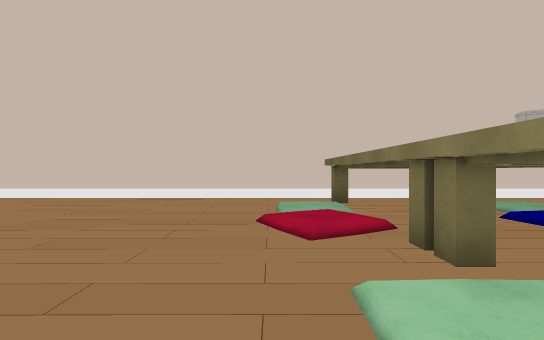
[1] (above)

24 first-person views from a walk through a scene from a Unity 3-D project. The camera is 1.4 m above the floor, looks level and sees 85° across. The floor is counted in squares, 2 m on a side. Each view is taken from the middle of a square. On the plan, view 1 faces up. The plan holds only what a view shows up to about 10 squares ahead; the rest is blank. The place goes on beyond the plan. The player is left out. Some surface patterns are stand-ins.

[2]
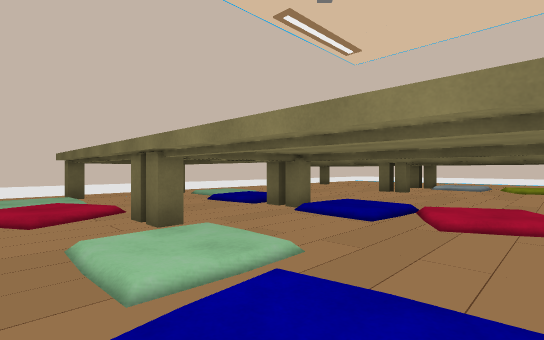

[3]
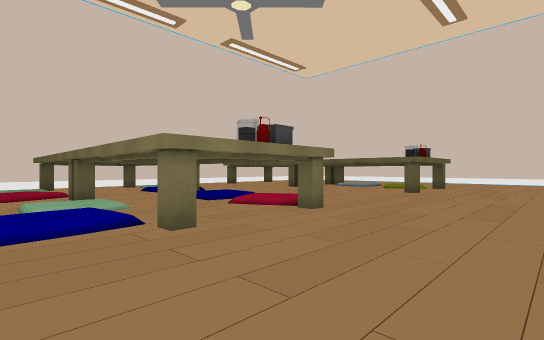

[4]
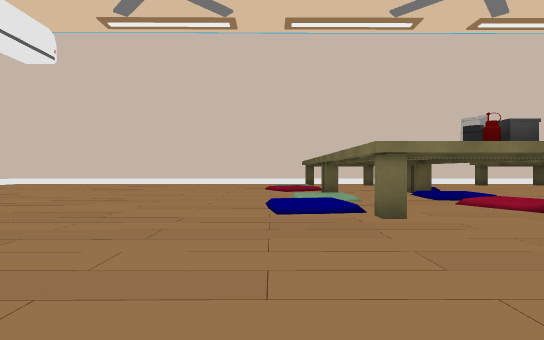

[5]
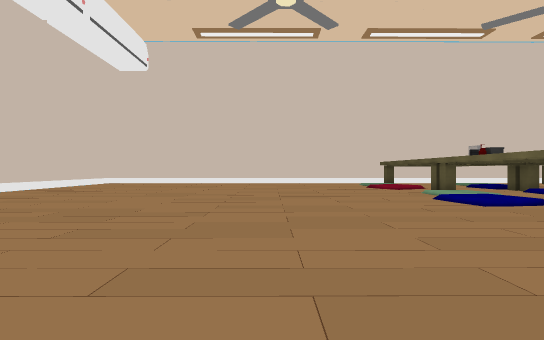

[6]
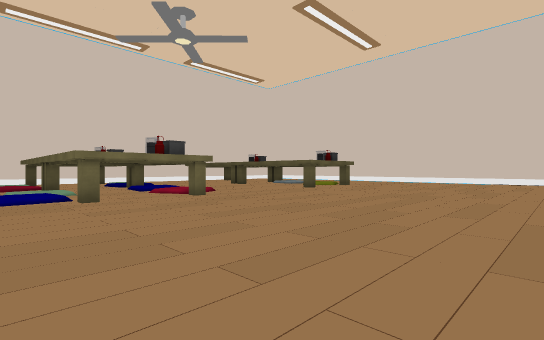

[7]
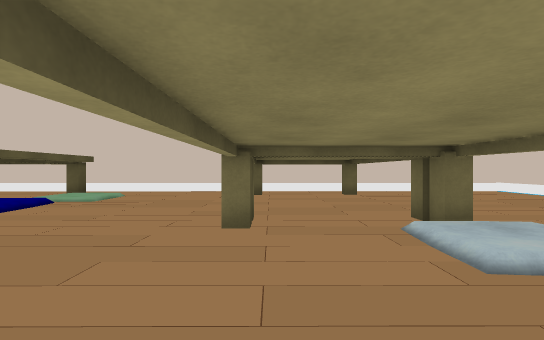

[8]
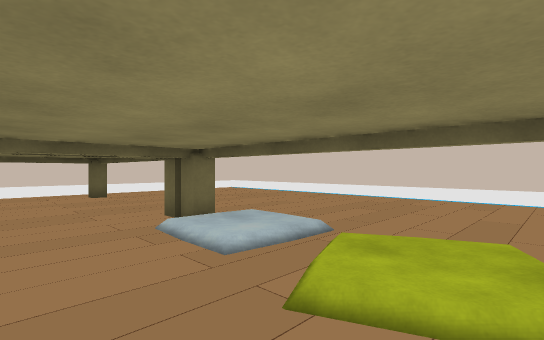

[9]
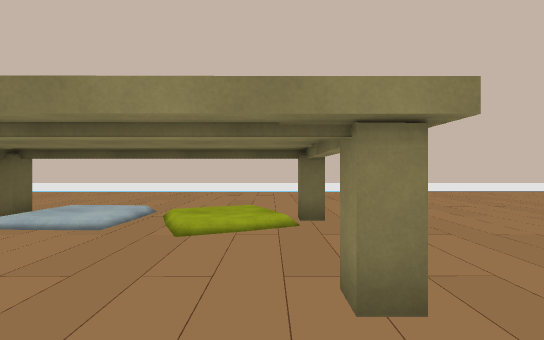

[10]
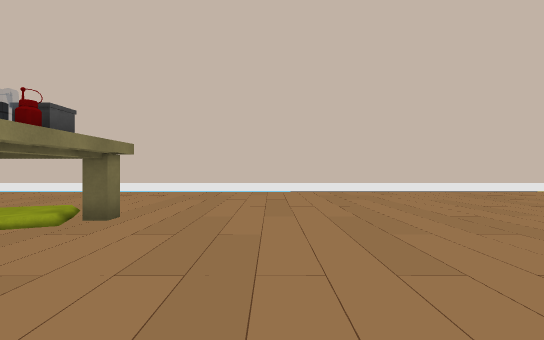

[11]
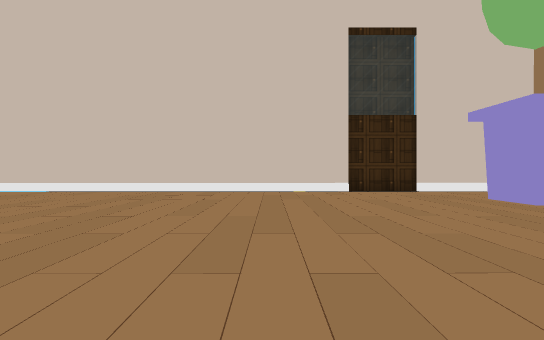

[12]
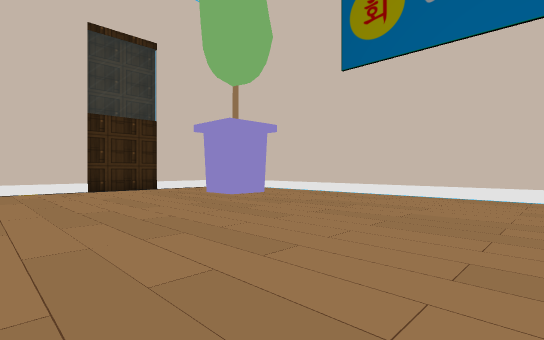

[13]
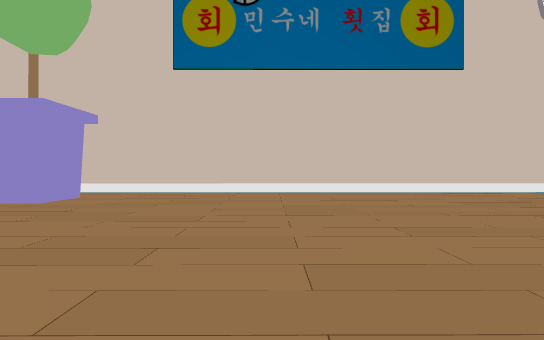

[14]
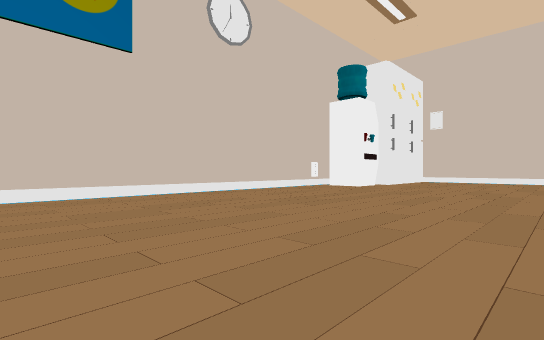

[15]
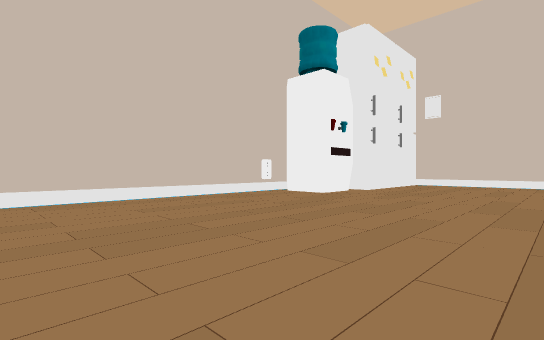

[16]
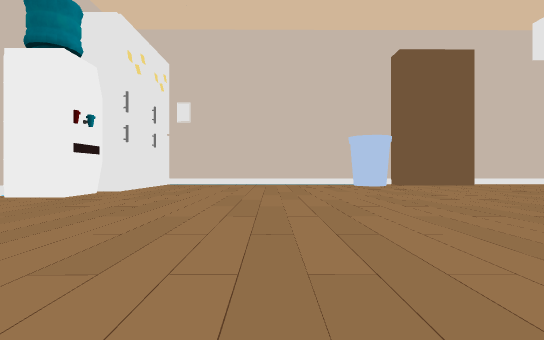

[17]
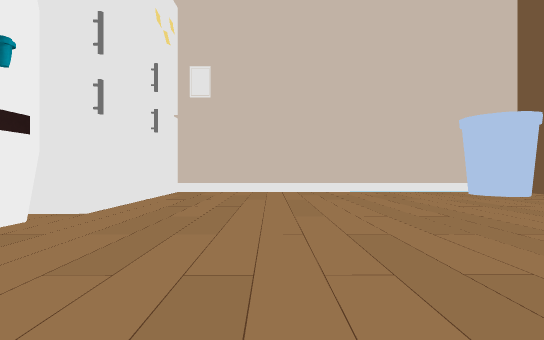

[18]
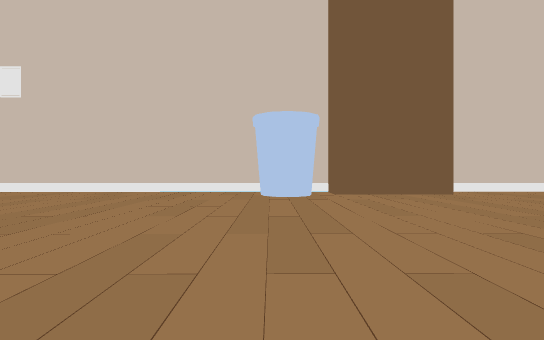

[19]
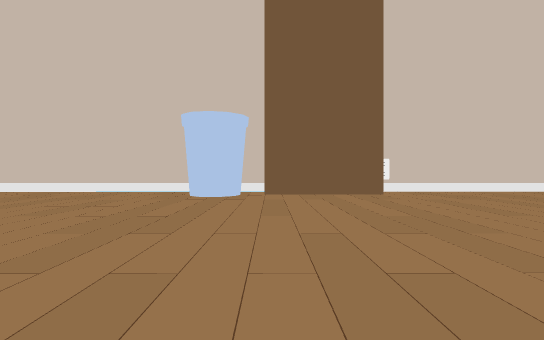

[20]
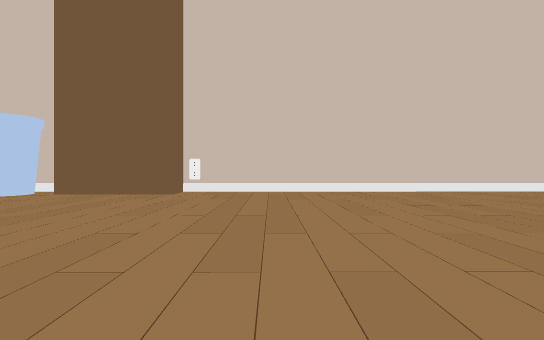

[21]
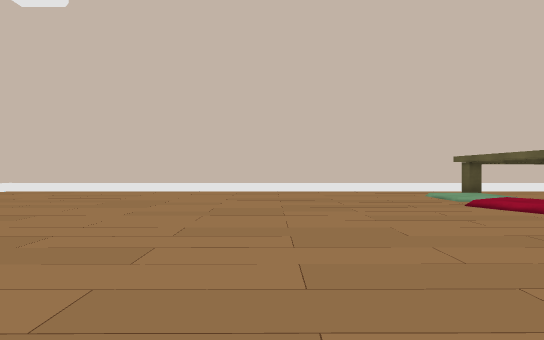

[22]
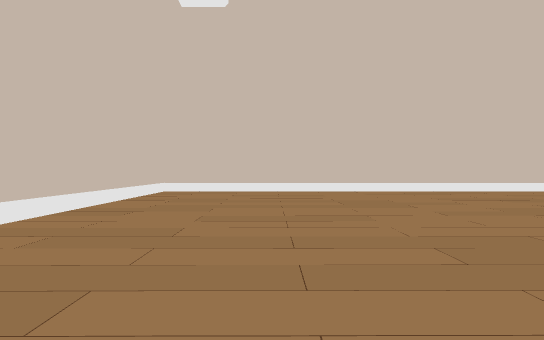

[23]
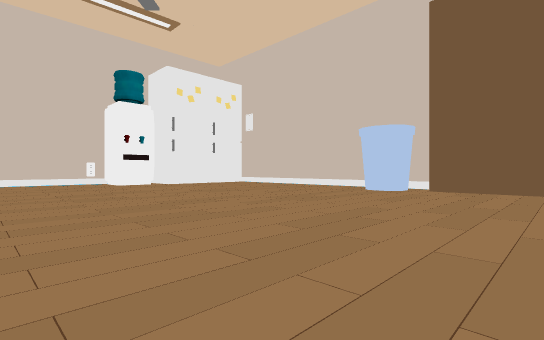

[24]
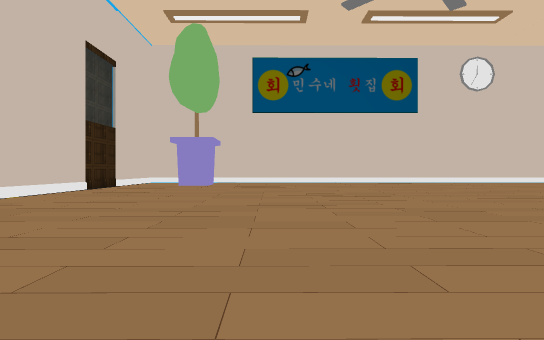

### Floor plan
Key: @ floor where view 1 was taken; # wall or solid block; . main floor; : floor 0.25 m higher than the main floor; / step, stairs or slope; = window, fence, low wall or low ledge; T thing the floor can be seen under or through.
Columns run from 13 left of view 1 to 18 right of it. Each row starts with its distance up from view 1.
  9 ################################
  8 #..................... ........#
  7 #............//#..#/...........#
  6 #............/:...:/...........#
  5 #............//../#............#
  4 #............//#./ ............#
  3 #..............#.#T....#.#.....#
  2 #.............//./ ......:/....#
  1 #.............:/./ ......//....#
  0 #............@:../ ...../:/....#
 -1 #............//../T......//....#
 -2 #..............#.......#.#.....#
 -3 #..............................#
 -4 #..............................#
 -5 ##.............................#
 -6 #:.............................#
 -7 #:.............................#
 -8 ##.............................#
 -9 ###............................#
-10 ###..........      ............#
-11 #............     .............#
-12 #.............    .............#
-13 #..............................#
-14 #..............................#
-15 #..............................#
-16 #..............................#
-17 #..............................#
-18 #..............................#
-19 ######.....................##..#
-20      ###....................   #
-21        ##////////....////////
-22         ####=################

Positions as (right, up) in squares from view 1, and headings:
1: (0, 0), facing up
2: (0, -1), facing up-right
3: (0, -5), facing up-right
4: (0, -6), facing up
5: (-4, -7), facing up
6: (0, -9), facing up-right
7: (10, -1), facing up
8: (10, -1), facing up-right
9: (8, -1), facing right
10: (8, -4), facing right
11: (8, -13), facing right
12: (7, -13), facing down-right
13: (9, -12), facing down
14: (6, -13), facing down-left
15: (2, -14), facing down-left
16: (2, -14), facing left
17: (-3, -16), facing left
18: (-3, -10), facing left
19: (-3, -8), facing left
20: (-3, -2), facing left
21: (-4, -1), facing up
22: (-9, -1), facing up
23: (-1, -5), facing down-left
24: (11, -5), facing down
